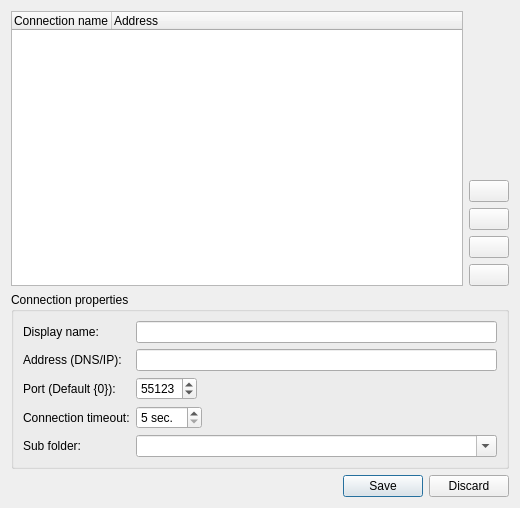
<?xml version="1.0" encoding="UTF-8"?>
<ui version="4.0">
 <class>diag_connections</class>
 <widget class="QDialog" name="diag_connections">
  <property name="geometry">
   <rect>
    <x>0</x>
    <y>0</y>
    <width>520</width>
    <height>508</height>
   </rect>
  </property>
  <property name="windowTitle">
   <string>Revolution Pi connections</string>
  </property>
  <layout class="QGridLayout" name="gridLayout">
   <item row="0" column="0">
    <widget class="QTreeWidget" name="tre_connections">
     <property name="editTriggers">
      <set>QAbstractItemView::NoEditTriggers</set>
     </property>
     <column>
      <property name="text">
       <string>Connection name</string>
      </property>
     </column>
     <column>
      <property name="text">
       <string>Address</string>
      </property>
     </column>
    </widget>
   </item>
   <item row="0" column="1">
    <layout class="QVBoxLayout" name="vl_edit">
     <item>
      <spacer name="vs_edit">
       <property name="orientation">
        <enum>Qt::Vertical</enum>
       </property>
       <property name="sizeHint" stdset="0">
        <size>
         <width>20</width>
         <height>40</height>
        </size>
       </property>
      </spacer>
     </item>
     <item>
      <widget class="QPushButton" name="btn_up">
       <property name="text">
        <string/>
       </property>
       <property name="icon">
        <iconset resource="ressources.qrc">
         <normaloff>:/action/ico/arrow-up.ico</normaloff>:/action/ico/arrow-up.ico</iconset>
       </property>
      </widget>
     </item>
     <item>
      <widget class="QPushButton" name="btn_down">
       <property name="text">
        <string/>
       </property>
       <property name="icon">
        <iconset resource="ressources.qrc">
         <normaloff>:/action/ico/arrow-down.ico</normaloff>:/action/ico/arrow-down.ico</iconset>
       </property>
      </widget>
     </item>
     <item>
      <widget class="QPushButton" name="btn_delete">
       <property name="text">
        <string/>
       </property>
       <property name="icon">
        <iconset resource="ressources.qrc">
         <normaloff>:/action/ico/edit-delete.ico</normaloff>:/action/ico/edit-delete.ico</iconset>
       </property>
      </widget>
     </item>
     <item>
      <widget class="QPushButton" name="btn_add">
       <property name="text">
        <string/>
       </property>
       <property name="icon">
        <iconset resource="ressources.qrc">
         <normaloff>:/action/ico/edit-add.ico</normaloff>:/action/ico/edit-add.ico</iconset>
       </property>
      </widget>
     </item>
    </layout>
   </item>
   <item row="1" column="0" colspan="2">
    <widget class="QGroupBox" name="gb_properties">
     <property name="title">
      <string>Connection properties</string>
     </property>
     <layout class="QFormLayout" name="formLayout">
      <item row="0" column="0">
       <widget class="QLabel" name="lbl_name">
        <property name="text">
         <string>Display name:</string>
        </property>
       </widget>
      </item>
      <item row="4" column="0">
       <widget class="QLabel" name="lbl_folder">
        <property name="text">
         <string>Sub folder:</string>
        </property>
       </widget>
      </item>
      <item row="1" column="0">
       <widget class="QLabel" name="lbl_address">
        <property name="text">
         <string>Address (DNS/IP):</string>
        </property>
       </widget>
      </item>
      <item row="2" column="0">
       <widget class="QLabel" name="lbl_port">
        <property name="text">
         <string>Port (Default {0}):</string>
        </property>
       </widget>
      </item>
      <item row="0" column="1">
       <widget class="QLineEdit" name="txt_name"/>
      </item>
      <item row="1" column="1">
       <widget class="QLineEdit" name="txt_address"/>
      </item>
      <item row="2" column="1">
       <widget class="QSpinBox" name="sbx_port">
        <property name="sizePolicy">
         <sizepolicy hsizetype="Maximum" vsizetype="Fixed">
          <horstretch>0</horstretch>
          <verstretch>0</verstretch>
         </sizepolicy>
        </property>
        <property name="minimum">
         <number>1</number>
        </property>
        <property name="maximum">
         <number>65535</number>
        </property>
        <property name="value">
         <number>55123</number>
        </property>
       </widget>
      </item>
      <item row="4" column="1">
       <widget class="QComboBox" name="cbb_folder">
        <property name="editable">
         <bool>true</bool>
        </property>
        <item>
         <property name="text">
          <string/>
         </property>
        </item>
       </widget>
      </item>
      <item row="3" column="0">
       <widget class="QLabel" name="lbl_timeout">
        <property name="text">
         <string>Connection timeout:</string>
        </property>
       </widget>
      </item>
      <item row="3" column="1">
       <widget class="QSpinBox" name="sbx_timeout">
        <property name="sizePolicy">
         <sizepolicy hsizetype="Maximum" vsizetype="Fixed">
          <horstretch>0</horstretch>
          <verstretch>0</verstretch>
         </sizepolicy>
        </property>
        <property name="suffix">
         <string> sec.</string>
        </property>
        <property name="minimum">
         <number>5</number>
        </property>
        <property name="maximum">
         <number>30</number>
        </property>
       </widget>
      </item>
     </layout>
    </widget>
   </item>
   <item row="2" column="0" colspan="2">
    <widget class="QDialogButtonBox" name="btn_box">
     <property name="orientation">
      <enum>Qt::Horizontal</enum>
     </property>
     <property name="standardButtons">
      <set>QDialogButtonBox::Discard|QDialogButtonBox::Save</set>
     </property>
    </widget>
   </item>
  </layout>
 </widget>
 <resources>
  <include location="ressources.qrc"/>
 </resources>
 <connections>
  <connection>
   <sender>btn_box</sender>
   <signal>accepted()</signal>
   <receiver>diag_connections</receiver>
   <slot>accept()</slot>
   <hints>
    <hint type="sourcelabel">
     <x>248</x>
     <y>254</y>
    </hint>
    <hint type="destinationlabel">
     <x>157</x>
     <y>274</y>
    </hint>
   </hints>
  </connection>
  <connection>
   <sender>btn_box</sender>
   <signal>rejected()</signal>
   <receiver>diag_connections</receiver>
   <slot>reject()</slot>
   <hints>
    <hint type="sourcelabel">
     <x>316</x>
     <y>260</y>
    </hint>
    <hint type="destinationlabel">
     <x>286</x>
     <y>274</y>
    </hint>
   </hints>
  </connection>
 </connections>
</ui>
